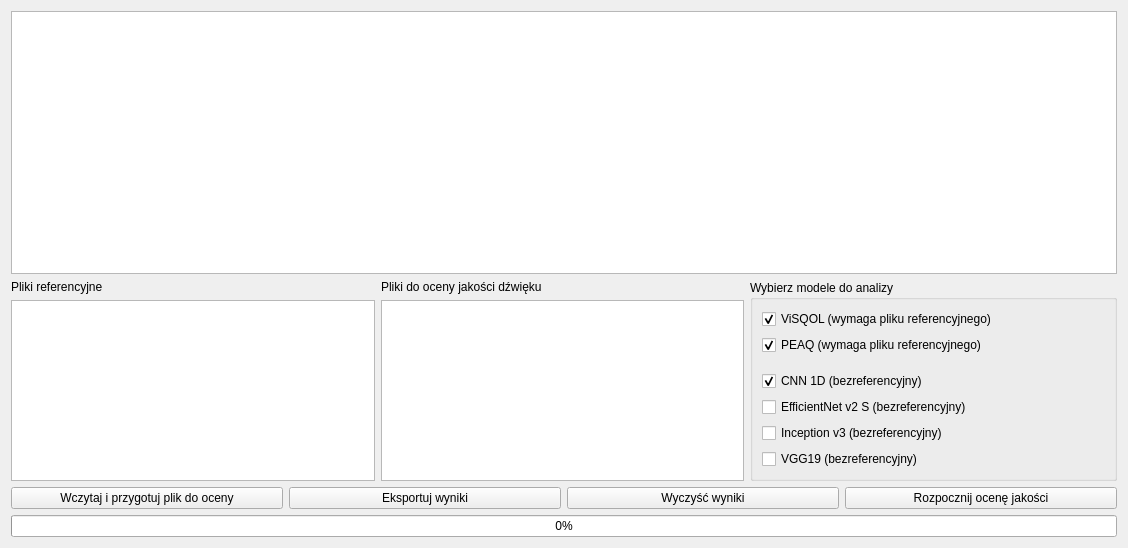
<?xml version="1.0" encoding="UTF-8"?>
<ui version="4.0">
 <class>Form</class>
 <widget class="QWidget" name="Form">
  <property name="geometry">
   <rect>
    <x>0</x>
    <y>0</y>
    <width>1128</width>
    <height>548</height>
   </rect>
  </property>
  <property name="windowTitle">
   <string>Form</string>
  </property>
  <layout class="QVBoxLayout" name="mainVerticalLayout" stretch="2,1,0,0">
   <item>
    <widget class="QTableWidget" name="table_results"/>
   </item>
   <item>
    <layout class="QHBoxLayout" name="bottomPanelsLayout" stretch="2,1">
     <item>
      <layout class="QVBoxLayout" name="leftColumnLayout">
       <item>
        <layout class="QHBoxLayout" name="filesListsLayout">
         <item>
          <layout class="QVBoxLayout" name="refFilePanel">
           <item>
            <widget class="QLabel" name="label_ref">
             <property name="text">
              <string>Pliki referencyjne</string>
             </property>
            </widget>
           </item>
           <item>
            <widget class="QListWidget" name="list_ref_files"/>
           </item>
          </layout>
         </item>
         <item>
          <layout class="QVBoxLayout" name="degFilePanel">
           <item>
            <widget class="QLabel" name="label_deg">
             <property name="text">
              <string>Pliki do oceny jakości dźwięku</string>
             </property>
            </widget>
           </item>
           <item>
            <widget class="QListWidget" name="list_deg_files"/>
           </item>
          </layout>
         </item>
        </layout>
       </item>
      </layout>
     </item>
     <item>
      <widget class="QGroupBox" name="models_groupbox">
       <property name="title">
        <string>Wybierz modele do analizy</string>
       </property>
       <layout class="QVBoxLayout" name="modelsGroupLayout">
        <item>
         <widget class="QCheckBox" name="check_visqol">
          <property name="text">
           <string>ViSQOL (wymaga pliku referencyjnego)</string>
          </property>
          <property name="checked">
           <bool>true</bool>
          </property>
         </widget>
        </item>
        <item>
         <widget class="QCheckBox" name="check_peaq">
          <property name="text">
           <string>PEAQ (wymaga pliku referencyjnego)</string>
          </property>
          <property name="checked">
           <bool>true</bool>
          </property>
         </widget>
        </item>
        <item>
         <spacer name="verticalSpacer">
          <property name="orientation">
           <enum>Qt::Vertical</enum>
          </property>
          <property name="sizeType">
           <enum>QSizePolicy::Fixed</enum>
          </property>
          <property name="sizeHint" stdset="0">
           <size>
            <width>20</width>
            <height>10</height>
           </size>
          </property>
         </spacer>
        </item>
        <item>
         <widget class="QCheckBox" name="check_cnn_1d">
          <property name="text">
           <string>CNN 1D (bezreferencyjny)</string>
          </property>
          <property name="checked">
           <bool>true</bool>
          </property>
         </widget>
        </item>
        <item>
         <widget class="QCheckBox" name="check_efficientnet">
          <property name="text">
           <string>EfficientNet v2 S (bezreferencyjny)</string>
          </property>
         </widget>
        </item>
        <item>
         <widget class="QCheckBox" name="check_inception">
          <property name="text">
           <string>Inception v3 (bezreferencyjny)</string>
          </property>
         </widget>
        </item>
        <item>
         <widget class="QCheckBox" name="check_vgg19">
          <property name="text">
           <string>VGG19 (bezreferencyjny)</string>
          </property>
         </widget>
        </item>
        <item>
         <spacer name="verticalSpacer_2">
          <property name="orientation">
           <enum>Qt::Vertical</enum>
          </property>
          <property name="sizeHint" stdset="0">
           <size>
            <width>20</width>
            <height>40</height>
           </size>
          </property>
         </spacer>
        </item>
       </layout>
      </widget>
     </item>
    </layout>
   </item>
   <item>
    <layout class="QHBoxLayout" name="buttonsLayout">
     <item>
      <widget class="QPushButton" name="btn_auto_process">
       <property name="sizePolicy">
        <sizepolicy hsizetype="Expanding" vsizetype="Fixed">
         <horstretch>0</horstretch>
         <verstretch>0</verstretch>
        </sizepolicy>
       </property>
       <property name="text">
        <string>Wczytaj i przygotuj plik do oceny</string>
       </property>
      </widget>
     </item>
     <item>
      <widget class="QPushButton" name="btn_exportCsv">
       <property name="sizePolicy">
        <sizepolicy hsizetype="Expanding" vsizetype="Fixed">
         <horstretch>0</horstretch>
         <verstretch>0</verstretch>
        </sizepolicy>
       </property>
       <property name="text">
        <string>Eksportuj wyniki</string>
       </property>
      </widget>
     </item>
     <item>
      <widget class="QPushButton" name="btn_clearResults">
       <property name="sizePolicy">
        <sizepolicy hsizetype="Expanding" vsizetype="Fixed">
         <horstretch>0</horstretch>
         <verstretch>0</verstretch>
        </sizepolicy>
       </property>
       <property name="text">
        <string>Wyczyść wyniki</string>
       </property>
      </widget>
     </item>
     <item>
      <widget class="QPushButton" name="btn_startAnalysis">
       <property name="sizePolicy">
        <sizepolicy hsizetype="Expanding" vsizetype="Fixed">
         <horstretch>0</horstretch>
         <verstretch>0</verstretch>
        </sizepolicy>
       </property>
       <property name="text">
        <string>Rozpocznij ocenę jakości</string>
       </property>
      </widget>
     </item>
    </layout>
   </item>
   <item>
    <widget class="QProgressBar" name="progressBar">
     <property name="value">
      <number>0</number>
     </property>
    </widget>
   </item>
  </layout>
 </widget>
 <resources/>
 <connections/>
</ui>
